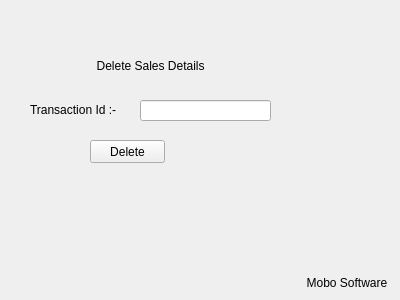
<?xml version="1.0" encoding="UTF-8"?>
<ui version="4.0">
 <class>Frame</class>
 <widget class="QFrame" name="Frame">
  <property name="geometry">
   <rect>
    <x>0</x>
    <y>0</y>
    <width>400</width>
    <height>300</height>
   </rect>
  </property>
  <property name="windowTitle">
   <string>Frame</string>
  </property>
  <property name="styleSheet">
   <string notr="true">QWidget#Frame{background-color: rgb(137, 101, 255);}
font: 12pt &quot;Kristen ITC&quot;;
</string>
  </property>
  <widget class="QLabel" name="label_2">
   <property name="geometry">
    <rect>
     <x>90</x>
     <y>50</y>
     <width>251</width>
     <height>31</height>
    </rect>
   </property>
   <property name="styleSheet">
    <string notr="true">font: 16pt &quot;Algerian&quot;;
</string>
   </property>
   <property name="text">
    <string>  Delete Sales Details</string>
   </property>
  </widget>
  <widget class="QPushButton" name="btndelete">
   <property name="geometry">
    <rect>
     <x>90</x>
     <y>140</y>
     <width>75</width>
     <height>23</height>
    </rect>
   </property>
   <property name="text">
    <string>Delete</string>
   </property>
  </widget>
  <widget class="QLineEdit" name="txtid">
   <property name="geometry">
    <rect>
     <x>140</x>
     <y>100</y>
     <width>131</width>
     <height>21</height>
    </rect>
   </property>
  </widget>
  <widget class="QLabel" name="label">
   <property name="geometry">
    <rect>
     <x>30</x>
     <y>100</y>
     <width>101</width>
     <height>20</height>
    </rect>
   </property>
   <property name="styleSheet">
    <string notr="true">font: 10pt &quot;MS Shell Dlg 2&quot;;</string>
   </property>
   <property name="text">
    <string>Transaction Id :-</string>
   </property>
  </widget>
  <widget class="QLabel" name="label_3">
   <property name="geometry">
    <rect>
     <x>300</x>
     <y>272</y>
     <width>101</width>
     <height>21</height>
    </rect>
   </property>
   <property name="styleSheet">
    <string notr="true">font: 10pt &quot;MS Shell Dlg 2&quot;;</string>
   </property>
   <property name="text">
    <string>  Mobo Software</string>
   </property>
  </widget>
 </widget>
 <resources/>
 <connections/>
</ui>
